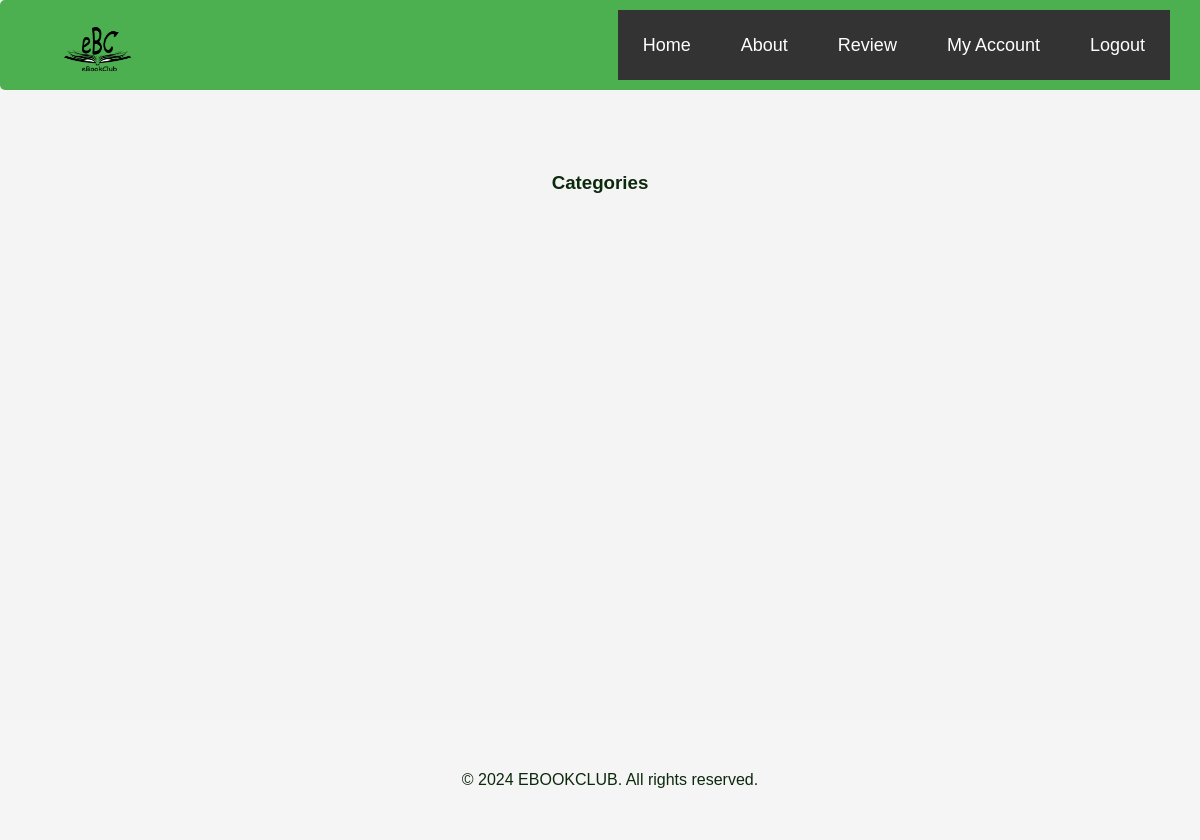
The page /Category on the database as committed earlier.
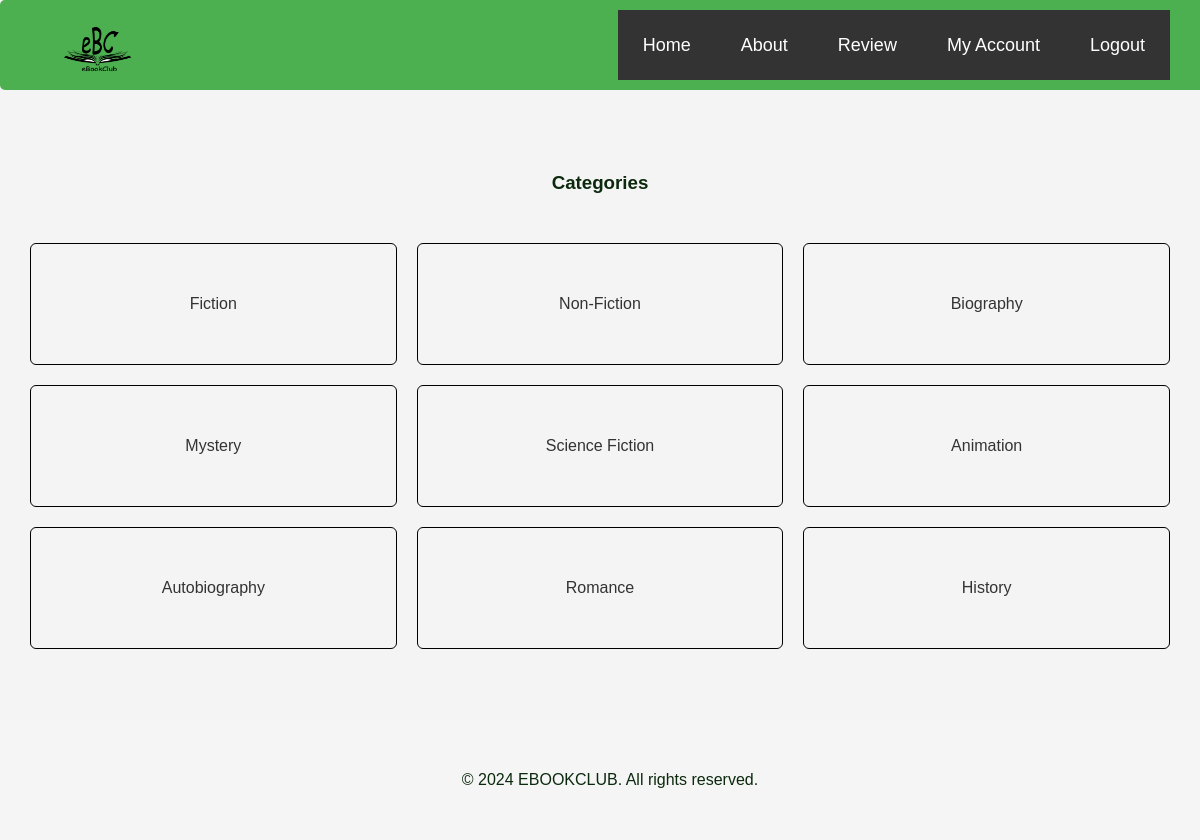
The same page on the database as committed later.
### web_site/models/Category_model.py (models this page shows)
class Category(db.Model):
    id = db.Column(db.Integer, primary_key=True, unique=True)
    category_name = db.Column(db.String(128), nullable=False)
    books = db.relationship('Books', backref='category')

### web_site/views/app_views.py (the view)
@app_views.route('/Category', strict_slashes=False)
def category():
    categories = Category.query.all()
    return render_template("categories.html", categories=categories, title='categories')

### web_site/templates/categories.html
{% extends "layout.html" %}
{% block body %}
<nav>
    <img src="eBookClub/images/Ebooklogo.png" class="logo ebook-logo">
        <ul>
            <li><a href="#">Home</a><li>
            <li><a href="#">About</a><li>
            <li><a href="#">Review</a><li>
            <li><a href="#">My Account</a><li>
            <li><a href="#">Logout</a><li>
        </ul>
</nav>
    <div class="heading">
        <h3>Categories</h3>
    </div>
    <div class="category-container">
            {% for category in categories %}
            <div class="category-box" >
                <a href="{{ url_for('app_views.list_books', category_name=category.category_name ) }}">{{ category.category_name }}</a>
           </div>
        {% endfor %}
     </div>
    <footer class="footer">
        <p class="footer-text">&copy; 2024 EBOOKCLUB. All rights reserved.</p>
    </footer>
{% endblock %}

Rows that differ between the two databases and show on the page:
added Category: category_name "Fiction"
added Category: category_name "Non-Fiction"
added Category: category_name "Biography"
added Category: category_name "Mystery"
added Category: category_name "Science Fiction"
added Category: category_name "Animation"
added Category: category_name "Autobiography"
added Category: category_name "Romance"
added Category: category_name "History"
